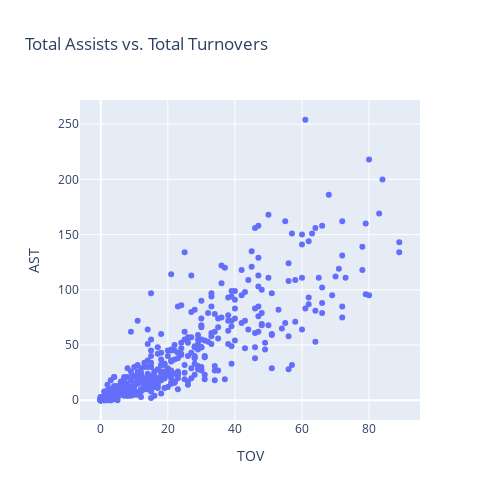

This figure's notebook cell:
### Code cell
fig = px.scatter(totals, x = 'TOV', y ='AST',
    title = 'Total Assists vs. Total Turnovers',
    hover_data = ['PLAYER_NAME', 'TEAM_NAME'], 
    width = 500, height = 500)
fig.show()
# fig.to_html(full_html = False, include_plotlyjs = 'cdn')

### Figure 1 — Plotly figure (JSON) as saved in the notebook; plotly's stock layout.template omitted (floating-point values rounded to 4 significant figures; data arrays with more than 128 entries replaced by an {"elided": "..."} marker saying what was removed)
{"data": [{"customdata": {"elided": "482x2 str values"}, "hovertemplate": "TOV=%{x}<br>AST=%{y}<br>PLAYER_NAME=%{customdata[0]}<br>TEAM_NAME=%{customdata[1]}<extra></extra>", "legendgroup": "", "marker": {"color": "#636efa", "symbol": "circle"}, "mode": "markers", "name": "", "orientation": "v", "showlegend": false, "type": "scatter", "x": {"elided": "482 int values"}, "xaxis": "x", "y": {"elided": "482 int values"}, "yaxis": "y"}], "layout": {"height": 500, "legend": {"tracegroupgap": 0}, "title": {"text": "Total Assists vs. Total Turnovers"}, "width": 500, "xaxis": {"anchor": "y", "domain": [0, 1], "title": {"text": "TOV"}}, "yaxis": {"anchor": "x", "domain": [0, 1], "title": {"text": "AST"}}}}
